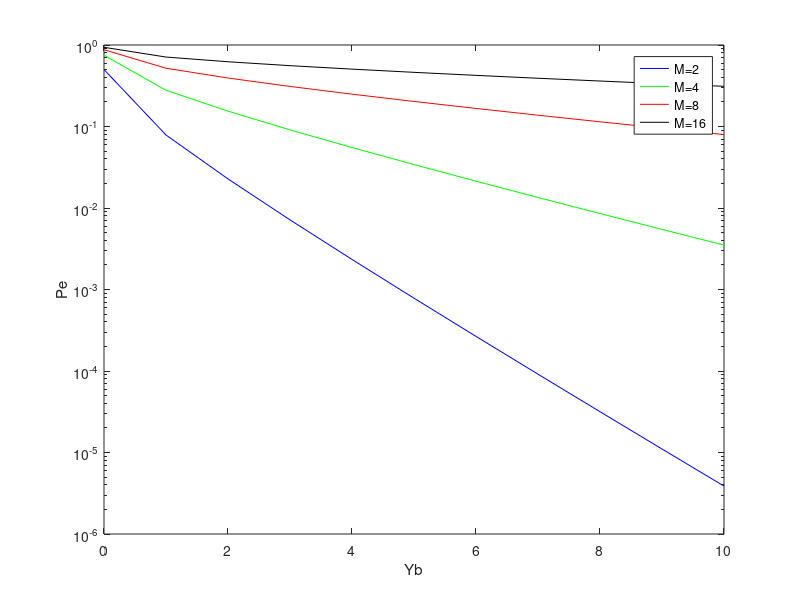

The MATLAB script that drew this image:
clear all
clc
gamab=0:10;
m = 2;
pe=(2*(m-1)/m)*qfunc(sqrt((6*log2(m)/((m^2)-1))*gamab));
semilogy(gamab,pe,'b')
hold on
m=4;
pe=(2*(m-1)/m)*qfunc(sqrt((6*log2(m)/((m^2)-1))*gamab));
semilogy(gamab,pe,'g')
m=8;
pe=(2*(m-1)/m)*qfunc(sqrt((6*log2(m)/((m^2)-1))*gamab));
semilogy(gamab,pe,'r')
m=16;
pe=(2*(m-1)/m)*qfunc(sqrt((6*log2(m)/((m^2)-1))*gamab));
semilogy(gamab,pe,'k')
xlabel('Yb')
ylabel('Pe')
legend('M=2','M=4','M=8','M=16')
